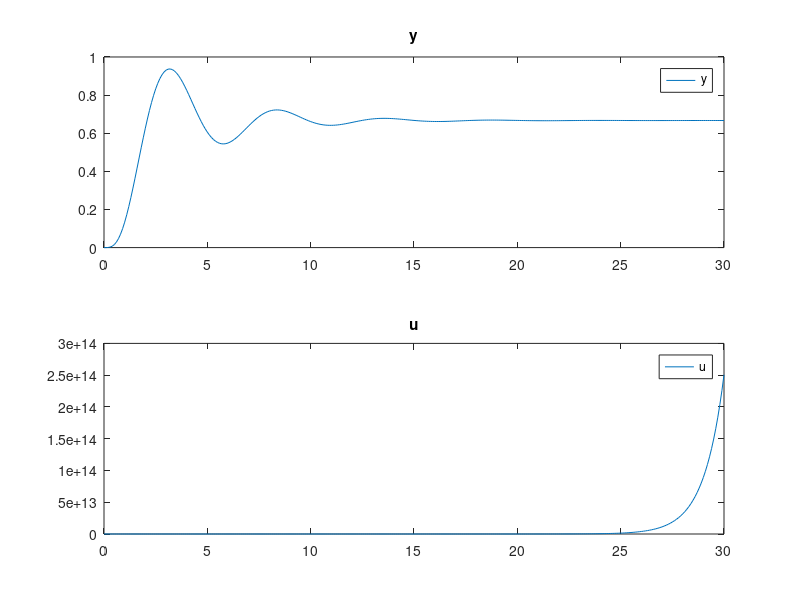

The MATLAB source for this figure: (Note: this script raises an error after producing the figure.)
f=figure;
s=tf('s');
t=0:0.1:30;
sys1=1/(s^2-2*s+1);
sys2=(12*(s-1)^2)/((s+3)*((s+1)^2)*(s+2));
sysy=feedback(series(sys1,sys2),1,-1);
sysu=feedback(sys1,sys2,-1);
[y,t]=step(sysy,t);
[u,t]=step(sysu,t);
grid on;
hp1=subplot(2,1,1);
plot(t,y);
legend('y');
title('y');
hp2=subplot(2,1,2);
plot(t,u);
legend('u');
title('u');
ax = findobj(f,'Type','Axes');
for i=1:length(ax)
    ylabel(ax(i),{'Amp'})
    xlabel(ax(i),{'t(s)'})
end